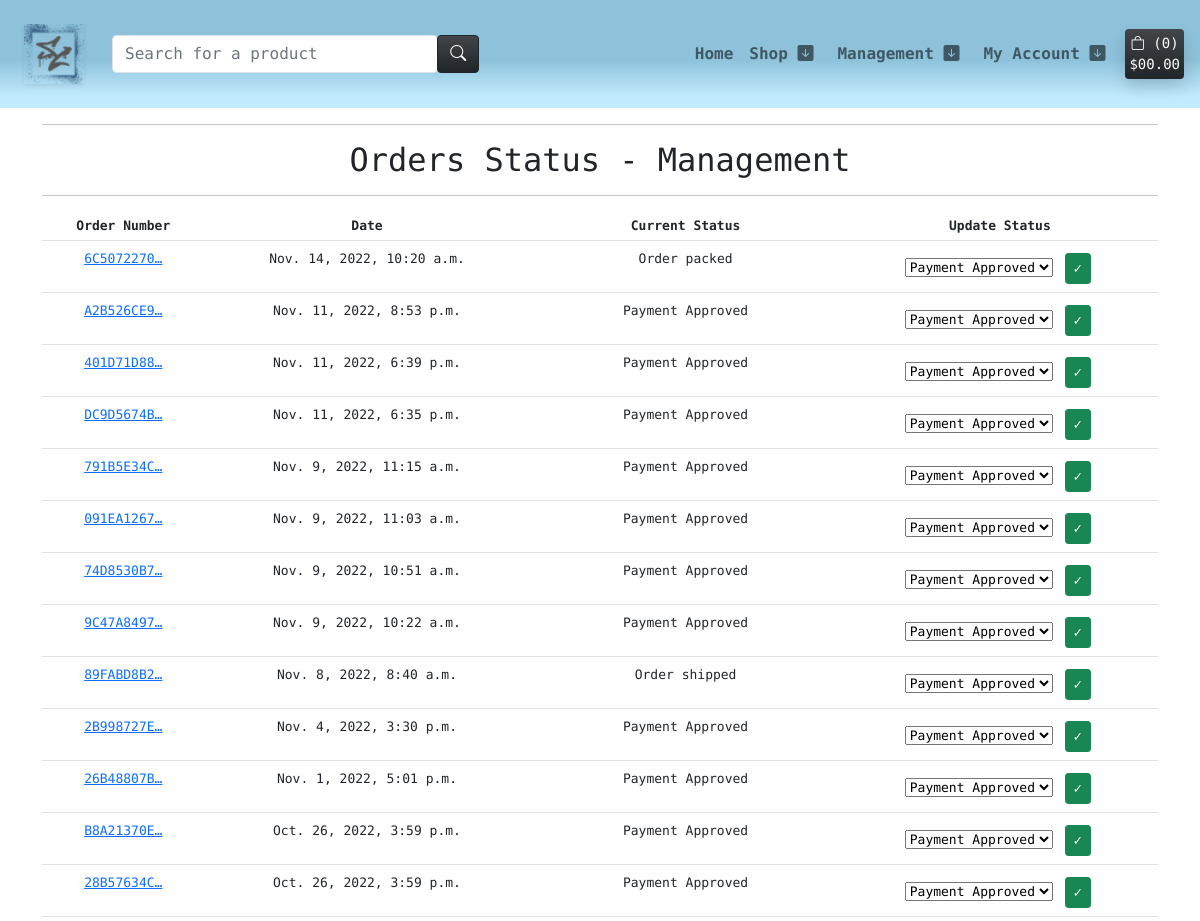
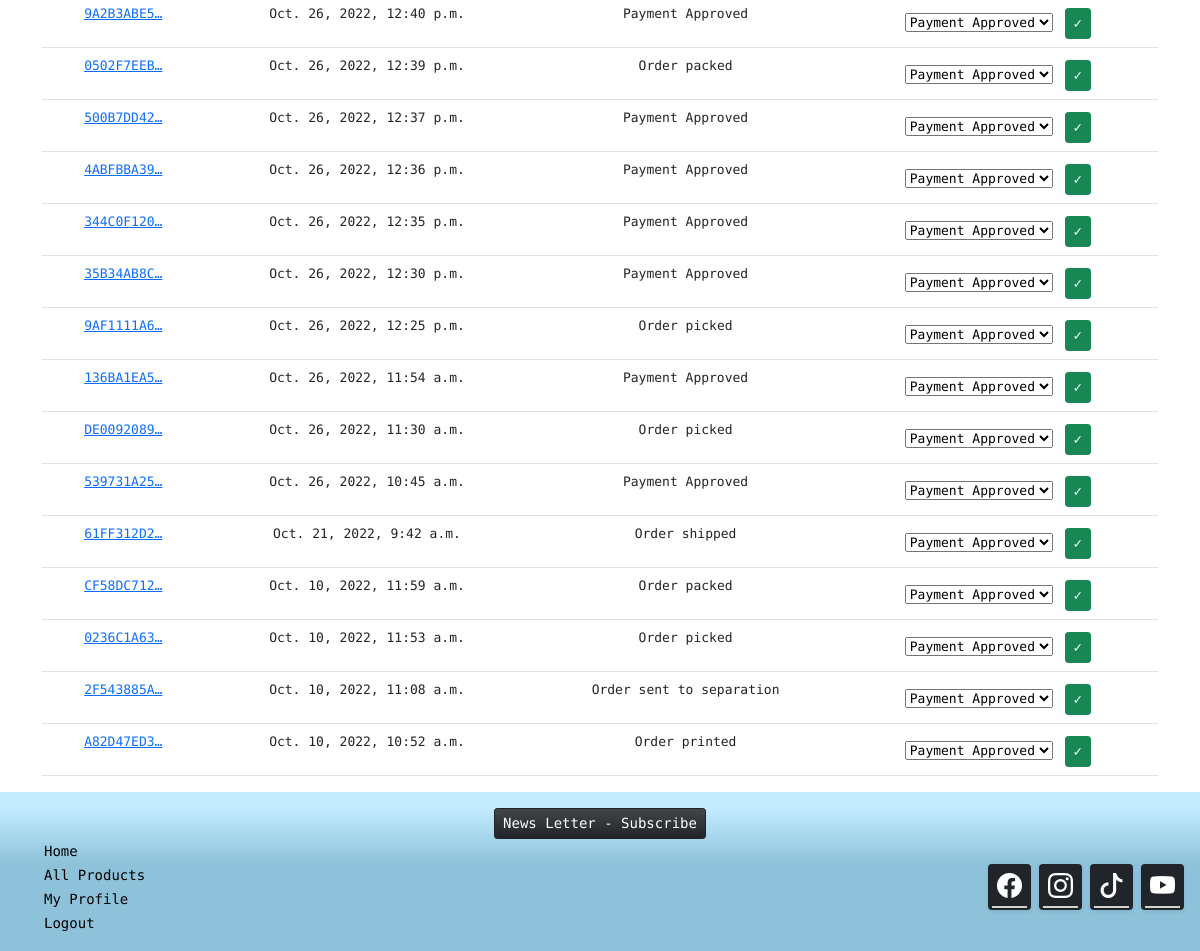
The app's page /management/orders-status/ (signed in), older data (2 pictures, top to bottom).
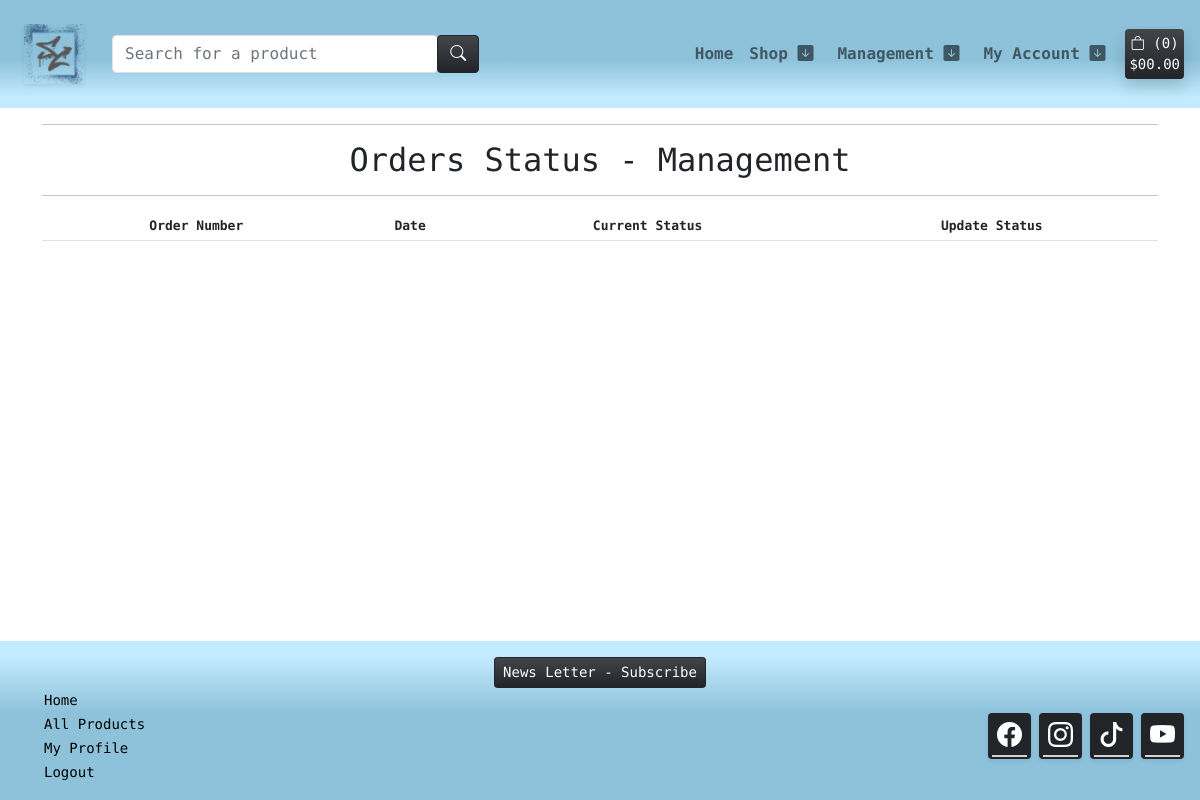
The same page, newer data.
### checkout/models.py (models this page shows, shortened)
class Order(models.Model):
    order_number = models.CharField(max_length=32, null=False, editable=False)
    user_profile = models.ForeignKey(UserProfile, on_delete=models.SET_NULL,
                                     null=True, blank=True, related_name='orders')
    full_name = models.CharField(max_length=50, null=False, blank=False)
    email = models.EmailField(max_length=254, null=False, blank=False)
    phone_number = models.CharField(max_length=20, null=False, blank=False)
    country = CountryField(blank_label='Country *', null=False, blank=False)
    postcode = models.CharField(max_length=20, null=True, blank=True)
    town_or_city = models.CharField(max_length=40, null=False, blank=False)
    street_address1 = models.CharField(max_length=80, null=False, blank=False)
    street_address2 = models.CharField(max_length=80, null=True, blank=True)
    county = models.CharField(max_length=80, null=True, blank=True)
    date = models.DateTimeField(auto_now_add=True)
    valid_coupon = models.CharField(max_length=25, null=True, blank=True)
    discount_total = models.DecimalField(max_digits=6, decimal_places=2, null=False, default=0)
    delivery_cost = models.DecimalField(max_digits=6, decimal_places=2, null=False, default=0)
    order_total = models.DecimalField(max_digits=10, decimal_places=2, null=False, default=0)
    grand_total = models.DecimalField(max_digits=10, decimal_places=2, null=False, default=0)
    original_bag = models.TextField(null=False, blank=False, default='')
    stripe_pid = models.CharField(max_length=254, null=False, blank=False, default='')
    STATUS_A = 'Payment Approved'
    STATUS_ONE = 'Order printed'
    STATUS_TWO = 'Order picked'
    STATUS_THREE = 'Order packed'
    STATUS_FOUR = 'Order shipped'
    STATUS_FIVE = 'Order delivered'
    ORDER_STATUS = [
        (STATUS_A, 'Payment Approved'),
        (STATUS_ONE, 'Order printed'),
        (STATUS_TWO, 'Order picked'),
        (STATUS_THREE, 'Order packed'),
        (STATUS_FOUR, 'Order shipped'),
        (STATUS_FIVE, 'Order delivered')
        ]
    status = models.CharField(
        max_length=25,
        choices=ORDER_STATUS,
        blank=False, default=STATUS_A
        )

### management/views.py (the view)
# urls.py: path('orders-status/', views.orders_status, name='orders_status'),
@login_required
def orders_status(request):
    orders = Order.objects.all().order_by("-date")
    form = OrderStatusForm()
    if not request.user.is_superuser:
        messages.error(request, 'Sorry, only store owners can view this page.')
        return redirect(reverse('home'))
    context = {
        'orders': orders,
        'form': form,
    }
    return render(request, 'management/admin_status.html', context)

### management/forms.py
class OrderStatusForm(forms.ModelForm):
    class Meta:
        model = Order
        fields = [
            'status'
        ]

### templates/management/admin_status.html (shortened to what this page needs)
{% extends "base.html" %}
{% load i18n %}
{% block content %}
<div class="container text-center">
    <hr>
    <h2 class="m-2">Orders Status - Management</h2>
    <hr>
</div>
{% load account %}
<div class="container text-center">
    <div class="row">
        <div class="col table-responsive">
            <table class="table table-sm table-borderless" style="font-size: 13px;">
                <thead>
                    <tr class="border-bottom">
                        <th>Order Number</th>
                        <th>Date</th>
                        <th>Current Status</th>
                        <th>Update Status</th>
                    </tr>
                </thead>
                <tbody>
                    {% for order in orders %}
                        <tr class="border-bottom">
                            <td class="pt-2">
                                <a href="{% url 'order_details' order.order_number %}"
                                title="{{ order.order_number }}">
                                    {{ order.order_number|truncatechars:10 }}
                                </a>
                            </td>
                            <td class="pt-2">{{ order.date }}</td>
                            <td class="pt-2">{{ order.status }}</td>
                            <td class="pt-2">
                                <form method="POST" action="{% url 'update_status' order.pk %}">
                                    {% for field in form %}
                                        {{ field }}
                                    {% endfor %}
                                    <input class="btn btn-sm btn-success m-1" type="submit" value="&#x2713">
                                </form>
                            </td>
                        </tr>
                    {% endfor %}
                </tbody>
            </table>
        </div>
    </div>
</div>
{%endblock%}

### templates/base.html (shortened to what this page needs)
{% load static %}
<!DOCTYPE html>
<html class="h-100" lang="en">
    <head>
        <link href="https://cdn.jsdelivr.net/npm/bootstrap@5.0.1/dist/css/bootstrap.min.css" rel="stylesheet"
>
        <link rel="stylesheet" href="https://cdn.jsdelivr.net/npm/bootstrap-icons@1.10.2/font/bootstrap-icons.css">
        <link rel="stylesheet" href="{% static 'css/style.css' %}">
    </head>
    <body class="d-flex flex-column h-100 main-bg">
            <nav class="navbar navbar-expand-lg navbar-light bg-cst-blue-top p-0">
                <div class="container-fluid m-3 p-0">
                    {% include 'includes/main_nav.html' %}
                </div>
            </nav>
        <main class="flex-shrink-0 main-bg">
            {% block content %}{% endblock content %}
        </main>
        <footer class="footer mt-auto bg-cst-blue-bottom">
            <div class="container-fluid mt-3">
                <div id="news-container" class="col d-flex justify-content-center align-items-center">
                    <button type="button" class="btn btn-sm btn-dark bg-gradient" data-bs-toggle="modal" data-bs-target="#exampleModal" data-bs-whatever="@getbootstrap">News Letter - Subscribe</button>
                </div>
                <div id="container-link-social" class="row d-flex justify-content-between">
                    <div id="link-container" class="col">
                        <ul id="list-web-link" class="list-clear">
                            <li class="nav-item">
                                <a class="footer-link" aria-current="page" href="{% url 'home' %}">Home</a>
                            </li>
                            <li>
                                <a class="footer-link" href="{% url 'products' %}">All Products</a>
                            </li>
                            {% if request.user.is_authenticated %}
                            <li>
                                <a class="footer-link" href="{% url 'profile' %}">My Profile</a>
                            </li>
                            <li>
                                <a class="footer-link" href="{% url 'account_logout' %}">Logout</a>
                            </li>
                            {% endif %}
                        </ul>
                    </div>
                    <div id="social-container" class="col d-flex align-items-center justify-content-end">
                        <ul class="list-clear p-0 d-flex justify-content-around">
                            <li class="social-box shadow-sm bg-dark rounded m-1 p-1">
                                <a class="social-link" href="https://www.facebook.com/profile.php?id=100087889754580" target="_blank" rel="noopener" aria-label="Check our Facebook page
                                (opens in a new tab)"><i class="bi bi-facebook"></i></a>
                            </li>
                            <li class="social-box shadow-sm bg-dark rounded m-1 p-1">
                                <a class="social-link" href="https://instagram.com" target="_blank" rel="noopener" aria-label="Check our Instagram page
                                (opens in a new tab)"><i class="bi bi-instagram"></i></a>
                            </li>
                            <li class="social-box shadow-sm bg-dark rounded m-1 p-1">
                                <a class="social-link" href="https://tiktok.com" target="_blank" rel="noopener" aria-label="Check our TikTok page
                                (opens in a new tab)"><i class="bi bi-tiktok"></i></a>
                            </li>
                            <li class="social-box shadow-sm bg-dark rounded m-1 p-1">
                                <a class="social-link" href="https://youtube.com" target="_blank" rel="noopener" aria-label="Check our Youtube page
                                (opens in a new tab)"><i class="bi bi-youtube"></i></a>
                            </li>
                        </ul>
                    </div>
                </div>
            </div>
        </footer>
    </body>
</html>

### templates/includes/main_nav.html (shortened to what this page needs)
<div class="collapse navbar-collapse m-1" id="main-nav">
    <div class="m-1 text-center">
        <a class="navbar-brand" href="{% url 'home' %}">
            <img class="shadow-sm" src="{{ MEDIA_URL }}sc-logo.png" alt="Street Craft Logo">
        </a>
    </div>
    <div class="m-2 col-12 col-lg-4">
        <form method="GET" action="{% url 'products' %}">
            <div class="input-group w-100">
                <input class="form-control border border-black rounded" type="text" name="q" placeholder="Search for a product">
                <div class="input-group-append">
                    <button class="btn btn-dark bg-gradient rounded" type="submit">
                        <span>
                            <i class="bi bi-search" alt="Search"></i>
                        </span>
                    </button>
                </div>
            </div>
        </form>
    </div>
    <div class="ms-auto p-2">
        <ul class="navbar-nav me-auto mb-2 mb-lg-0">
            <li class="nav-item">
                <div>
                <a class="nav-link hover-link fw-bold" aria-current="page" href="{% url 'home' %}">Home</a>
                </div>
            </li>
            <li class="list-inline-item dropdown">
                <a class="text-black hover-link fw-bold nav-link" href="#" id="user-options" data-toggle="dropdown" aria-haspopup="true" aria-expanded="false">
                    <div>
                        <p class="my-0">Shop <span><i class="bi bi-arrow-down-square-fill"></i></span></p>
                    </div>
                </a>
            </li>
            {% if request.user.is_superuser %}
            <li class="list-inline-item dropdown">
                <a class="text-black hover-link fw-bold nav-link" href="#" id="user-options" data-toggle="dropdown" aria-haspopup="true" aria-expanded="false">
                    <div>
                        <p class="my-0">Management <span><i class="bi bi-arrow-down-square-fill"></i></span></p>
                    </div>
                </a>
            </li>
            {% endif %}
            {% if request.user.is_authenticated %}
            <li class="list-inline-item dropdown">
                <a class="text-black hover-link fw-bold nav-link" href="#" id="user-options" data-toggle="dropdown" aria-haspopup="true" aria-expanded="false">
                    <div>
                        <p class="my-0">My Account <span><i class="bi bi-arrow-down-square-fill"></i></span></p>
                    </div>
                </a>
            </li>
            {% endif %}
        </ul>
    </div>
</div>
<a class="ms-auto text-decoration-none shadow bg-dark bg-gradient text-white rounded p-1" href="{% url 'bag' %}">
    <div class="text-center">
        <small>
            <div>
                <i class="bi bi-bag"></i>
                <span> ({{ product_count }})</span>
            </div>
            <p class="my-0">
                {% if grand_total %}
                    ${{ total|floatformat:2 }}
                {% else %}
                    $00.00
                {% endif %}
            </p>
        </small>
    </div>
</a>

### static/css/style.css (style rules this page uses)
body { font-family: 'Syne Mono', sans-serif; }
.bg-cst-blue-top { background: linear-gradient(0deg, rgba(195,235,255,1) 10%, rgba(141,194,218,1) 45%); }
.bg-cst-blue-bottom { background: linear-gradient(180deg, rgba(195,235,255,1) 10%, rgba(141,194,218,1) 45%); }
#list-web-link>li>a { font-size: 14px; }
.social-link { color: #ffffff; font-size: 25px; padding: 5px; border-bottom: 2px solid rgb(211, 211, 211); }
.list-clear { list-style: none; }
.footer-link { text-decoration: none; color: black; }

Row changes from the older to the newer data that the page shows:
removed Order: order_number "6C5072270…", date "Nov. 14, 2022, 10:20 a.m.", status "Order packed"
removed Order: order_number "A2B526CE9…", date "Nov. 11, 2022, 8:53 p.m.", status "Payment Approved"
removed Order: order_number "401D71D88…", date "Nov. 11, 2022, 6:39 p.m.", status "Payment Approved"
removed Order: order_number "DC9D5674B…", date "Nov. 11, 2022, 6:35 p.m.", status "Payment Approved"
removed Order: order_number "791B5E34C…", date "Nov. 9, 2022, 11:15 a.m.", status "Payment Approved"
removed Order: order_number "091EA1267…", date "Nov. 9, 2022, 11:03 a.m.", status "Payment Approved"
removed Order: order_number "74D8530B7…", date "Nov. 9, 2022, 10:51 a.m.", status "Payment Approved"
removed Order: order_number "9C47A8497…", date "Nov. 9, 2022, 10:22 a.m.", status "Payment Approved"
removed Order: order_number "89FABD8B2…", date "Nov. 8, 2022, 8:40 a.m.", status "Order shipped"
removed Order: order_number "2B998727E…", date "Nov. 4, 2022, 3:30 p.m.", status "Payment Approved"
removed Order: order_number "26B48807B…", date "Nov. 1, 2022, 5:01 p.m.", status "Payment Approved"
removed Order: order_number "B8A21370E…", date "Oct. 26, 2022, 3:59 p.m.", status "Payment Approved"
removed Order: order_number "28B57634C…", date "Oct. 26, 2022, 3:59 p.m.", status "Payment Approved"
removed Order: order_number "9A2B3ABE5…", date "Oct. 26, 2022, 12:40 p.m.", status "Payment Approved"
removed Order: order_number "0502F7EEB…", date "Oct. 26, 2022, 12:39 p.m.", status "Order packed"
removed Order: order_number "500B7DD42…", date "Oct. 26, 2022, 12:37 p.m.", status "Payment Approved"
removed Order: order_number "4ABFBBA39…", date "Oct. 26, 2022, 12:36 p.m.", status "Payment Approved"
removed Order: order_number "344C0F120…", date "Oct. 26, 2022, 12:35 p.m.", status "Payment Approved"
removed Order: order_number "35B34AB8C…", date "Oct. 26, 2022, 12:30 p.m.", status "Payment Approved"
removed Order: order_number "9AF1111A6…", date "Oct. 26, 2022, 12:25 p.m.", status "Order picked"
removed Order: order_number "136BA1EA5…", date "Oct. 26, 2022, 11:54 a.m.", status "Payment Approved"
removed Order: order_number "DE0092089…", date "Oct. 26, 2022, 11:30 a.m.", status "Order picked"
removed Order: order_number "539731A25…", date "Oct. 26, 2022, 10:45 a.m.", status "Payment Approved"
removed Order: order_number "61FF312D2…", date "Oct. 21, 2022, 9:42 a.m.", status "Order shipped"
removed Order: order_number "CF58DC712…", date "Oct. 10, 2022, 11:59 a.m.", status "Order packed"
removed Order: order_number "0236C1A63…", date "Oct. 10, 2022, 11:53 a.m.", status "Order picked"
removed Order: order_number "2F543885A…", date "Oct. 10, 2022, 11:08 a.m.", status "Order sent to separation"
removed Order: order_number "A82D47ED3…", date "Oct. 10, 2022, 10:52 a.m.", status "Order printed"
